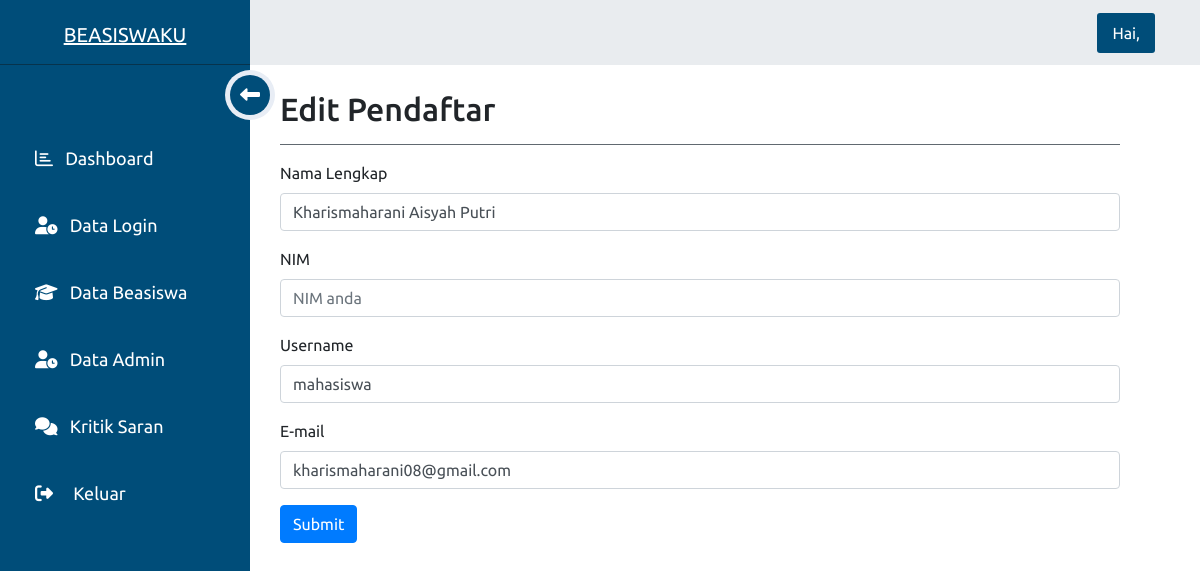
The page /Dashboard/editpendaftar.php?id=46 (signed in) on the database its author committed.
### tables this page shows
CREATE TABLE `user` (
  `id` int(11) NOT NULL,
  `nama` varchar(100) NOT NULL,
  `username` varchar(100) NOT NULL,
  `password` varchar(100) NOT NULL,
  `email` varchar(50) NOT NULL,
  `nim` text NOT NULL,
  `hakakses` varchar(100) NOT NULL,
  `foto` varchar(5000) NOT NULL
);

### Dashboard/editpendaftar.php (the view, shortened to what this page needs)
<?php
include('koneksi.php');
if (isset($_GET['id'])) {
    $id = ($_GET["id"]);
    $query = "SELECT * FROM user WHERE id='$id'";
    $result = mysqli_query($koneksi, $query);
    $data = mysqli_fetch_assoc($result);
} else {
    echo "<script>alert('Masukkan data id.');window.location='editpendaftar.php';</script>";
}
?>
<!DOCTYPE html>
<html lang="en">
<head>
    <link rel="stylesheet" href="asset/css/style.css">
    <link rel="stylesheet" href="https://cdn.jsdelivr.net/npm/bootstrap@4.5.3/dist/css/bootstrap.min.css">
</head>
<body>
    <div class="wrapper">
        <div class="top_navbar">
            <div class="logo">
                <a href="#">BEASISWAKU</a>
            </div>
            <div class="top_menu">
                <div class="right_info">
                    <?php
                    $tampilPeg    = mysqli_query($koneksi, "SELECT * FROM dataadmin WHERE username='$_SESSION[username]'");
                    $peg    = mysqli_fetch_array($tampilPeg);
                    ?>
                    <div class="icon_wrap">
                        <div class="icon">
                            <a>Hai, <?= $peg['nama'] ?></a>
                        </div>
                    </div>
                </div>
            </div>
        </div>
        <div class="main_body">
            <div class="sidebar_menu">
                <div class="inner__sidebar_menu">
                    <ul>
                        <li>
                            <a href="wp-admin.php">
                                <span class="icon"><i class="far fa-chart-bar"></i></span>
                                <span class="list">Dashboard</span>
                            </a>
                        </li>
                        <li>
                            <a href="datalogin.php">
                                <span class="icon"><i class="fas fa-user-clock"></i></span>
                                <span class="list">Data Login</span>
                            </a>
                        </li>
                        <li>
                            <a href="databeasiswa.php">
                                <span class="icon"><i class="fas fa-graduation-cap"></i></span>
                                <span class="list">Data Beasiswa</span>
                            </a>
                        </li>
                        <li>
                            <a href="dataadmin.php">
                                <span class="icon"><i class="fas fa-user-clock"></i></span>
                                <span class="list">Data Admin</span>
                            </a>
                        </li>
                        <li>
                            <a href="kritiksaran.php">
                                <span class="icon"><i class="fas fa-comments"></i></span>
                                <span class="list">Kritik Saran</span>
                            </a>
                        </li>
                        <li>
                            <a href="../logout.php">
                                <span class="icon"><i class="fas fa-sign-out-alt mr-2"></i></span>
                                <span class="list">Keluar</span>
                            </a>
                        </li>
                    </ul>
                    <div class="hamburger">
                        <div class="inner_hamburger">
                            <span class="arrow">
                                <i class="fas fa-long-arrow-alt-left"></i>
                            </span>
                        </div>
                    </div>
                </div>
            </div>
            <div class="container">
                <div class="col-md-12">
                    <h2>
                        Edit Pendaftar
                    </h2>
                    <hr class=bg-secondary>
                    <form action="proses/proses-editpendaftar.php" method="POST" enctype="multipart/form-data">
                        <div class="form-group">
                            <label for="exampleInputEmail1">Nama Lengkap</label>
                            <input type="text" class="form-control" name="nama" placeholder="Nama lengkap anda" value="<?php echo $data['nama']; ?>">
                        </div>
                        <div class="form-group">
                            <label for="exampleInputEmail1">NIM</label>
                            <input type="text" class="form-control" name="nim" placeholder="NIM anda" value="<?php echo $data['nim']; ?>">
                        </div>
                        <div class="form-group">
                            <label for="exampleInputEmail1">Username</label>
                            <input type="text" class="form-control" name="username" placeholder="Username anda" value="<?php echo $data['username']; ?>">
                        </div>
                        <div class="form-group">
                            <label for="exampleInputEmail1">E-mail</label>
                            <input type="email" class="form-control" name="email" placeholder="E-mail anda" value="<?php echo $data['email']; ?>">
                        </div>
                        <button type="submit" class="btn btn-primary" value="Simpan">Submit</button>
                    </form>
                </div>
            </div>
        </div>
    </div>
</body>
</html>

### Dashboard/asset/css/style.css (style rules this page uses)
* { margin: 0; padding: 0; list-style: none; font-family: 'Ubuntu', sans-serif; box-sizing: border-box; text-decoration: none; }
body { background: #e8edf5; width: 100%; height: 100%; }
.wrapper .top_navbar { width: 100%; height: 65px; display: flex; position: fixed; top: 0; }
.wrapper .top_navbar .logo { width: 250px; height: 100%; background: #004d79; border-bottom: 1px solid #07334c; }
.wrapper .top_navbar .logo a { display: block; text-align: center; font-size: 20px; color: #fff; padding: 20px 0; }
.wrapper .top_navbar .top_menu { width: calc(100% - 250px); height: 100%; background: #e9ecef; z-index: 1; padding: 0 40px; display: flex; justify-content: space-between; align-items: center; }
.wrapper .top_navbar .right_info { display: flex; }
.wrapper .top_navbar .right_info .icon_wrap { padding: 8px 15px; border-radius: 3px; background: #004d79; color: #fff; margin: 0 5px; cursor: pointer; }
.main_body .sidebar_menu { position: fixed; top: 65px; left: 0; background: #004d79; width: 250px; height: 100%; transition: all 0.3s linear; }
.main_body .sidebar_menu .inner__sidebar_menu { position: relative; padding-top: 60px; }
.main_body .sidebar_menu ul li a { color: #fff; font-size: 18px; padding: 20px 35px; display: block; white-space: nowrap; }
.main_body .sidebar_menu ul li a .icon { margin-right: 8px; }
.main_body .sidebar_menu ul li a span { display: inline-block; }
.main_body .sidebar_menu .hamburger { position: absolute; top: 5px; right: -25px; width: 50px; height: 50px; background: #e8edf5; border-radius: 50%; cursor: pointer; }
.main_body .sidebar_menu .inner_hamburger, .main_body .sidebar_menu .hamburger .arrow { position: absolute; top: 50%; left: 50%; transform: translate(-50%,-50%); }
.main_body .sidebar_menu .inner_hamburger { width: 40px; border-radius: 50%; height: 40px; background: #004d79; }
.main_body .sidebar_menu .hamburger .arrow { color: #fff; font-size: 20px; }
.main_body .container { width: calc(100% - 250px); margin-top: 65px; margin-left: 225px; padding: 25px 40px; transition: all 0.3s linear; }

### rows shown on the page
user: nama "Kharismaharani Aisyah Putri", username "mahasiswa", email "kharismaharani08@gmail.com"
